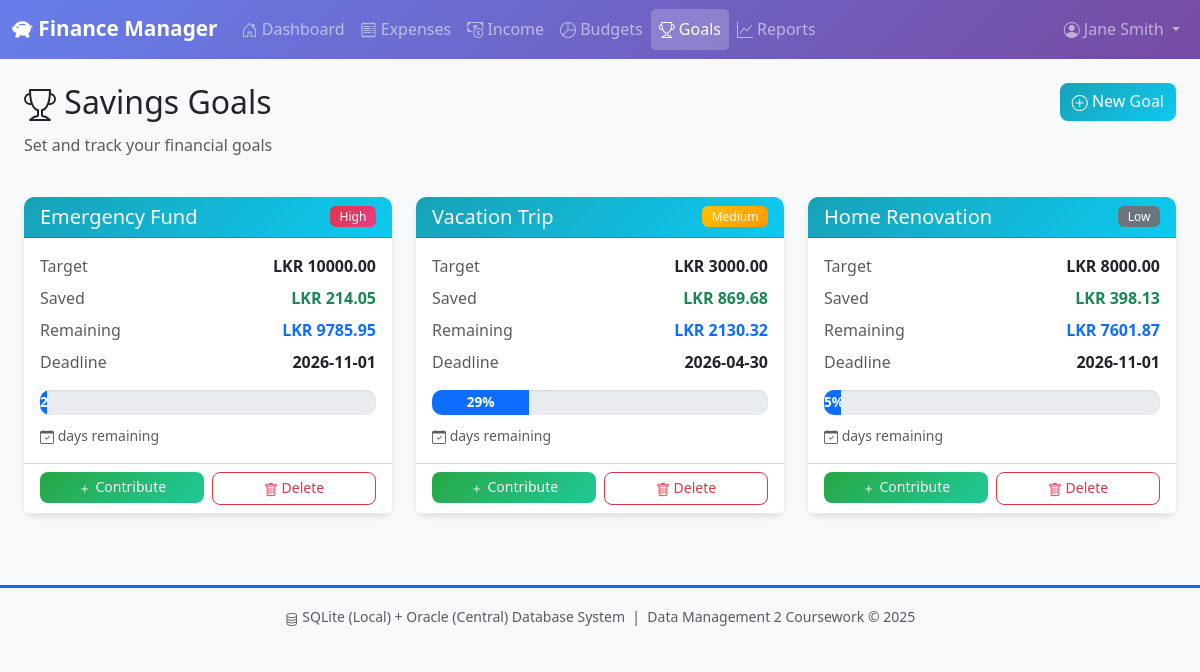
Page /goals (signed in) on the committed database.
### tables this page shows
CREATE TABLE user (
    user_id INTEGER PRIMARY KEY AUTOINCREMENT,
    username TEXT NOT NULL UNIQUE,
    email TEXT NOT NULL UNIQUE,
    full_name TEXT NOT NULL,
    created_at TEXT NOT NULL DEFAULT (datetime('now')),
    last_sync TEXT,
    CONSTRAINT chk_email CHECK (email LIKE '%@%')
);

CREATE TABLE savings_goal (
    goal_id INTEGER PRIMARY KEY AUTOINCREMENT,
    user_id INTEGER NOT NULL,
    goal_name TEXT NOT NULL,
    target_amount REAL NOT NULL CHECK (target_amount > 0),
    current_amount REAL NOT NULL DEFAULT 0 CHECK (current_amount >= 0),
    start_date TEXT NOT NULL,
    deadline TEXT NOT NULL,
    priority TEXT NOT NULL CHECK (priority IN ('High', 'Medium', 'Low')),
    status TEXT NOT NULL DEFAULT 'Active' CHECK (status IN ('Active', 'Completed', 'Cancelled')),
    created_at TEXT NOT NULL DEFAULT (datetime('now')),
    modified_at TEXT NOT NULL DEFAULT (datetime('now')),
    is_synced INTEGER NOT NULL DEFAULT 0 CHECK (is_synced IN (0, 1)),
    FOREIGN KEY (user_id) REFERENCES user(user_id) ON DELETE CASCADE,
    CONSTRAINT chk_goal_amount CHECK (current_amount <= target_amount)
);

### webapp/app.py (the view)
@app.route('/goals')
@login_required
def goals():
    db = get_sqlite_db()
    user_id = session['user_id']
    goals_list = db.execute('''
        SELECT * FROM v_savings_progress
        WHERE user_id = ?
        ORDER BY
            CASE priority WHEN 'High' THEN 1 WHEN 'Medium' THEN 2 ELSE 3 END,
            deadline
    ''', (user_id,)).fetchall()
    db.close()
    return render_template('goals.html', goals=goals_list)

### webapp/app.py (called while the page is built)
def get_sqlite_db():
    conn = sqlite3.connect(SQLITE_DB_PATH)
    conn.row_factory = sqlite3.Row
    return conn

def login_required(f):
    @wraps(f)
    def decorated_function(*args, **kwargs):
        if 'user_id' not in session:
            flash('Please log in to access this page.', 'warning')
            return redirect(url_for('login'))
        return f(*args, **kwargs)
    return decorated_function

### webapp/templates/goals.html (shortened to what this page needs)
{% extends "base.html" %}
{% block content %}
<div class="container-fluid">
    <div class="row mb-4">
        <div class="col">
            <h2><i class="bi bi-trophy"></i> Savings Goals</h2>
            <p class="text-muted">Set and track your financial goals</p>
        </div>
        <div class="col-auto">
            <button class="btn btn-info text-white" data-bs-toggle="modal" data-bs-target="#addGoalModal">
                <i class="bi bi-plus-circle"></i> New Goal
            </button>
        </div>
    </div>
    {% if goals %}
    <div class="row">
        {% for goal in goals %}
        <div class="col-md-6 col-lg-4 mb-4">
            <div class="card shadow h-100">
                <div class="card-header bg-info text-white">
                    <div class="d-flex justify-content-between align-items-center">
                        <h5 class="mb-0">{{ goal.goal_name }}</h5>
                        <span class="badge {% if goal.priority == 'High' %}bg-danger{% elif goal.priority == 'Medium' %}bg-warning{% else %}bg-secondary{% endif %}">
                            {{ goal.priority }}
                        </span>
                    </div>
                </div>
                <div class="card-body">
                    <div class="d-flex justify-content-between mb-2">
                        <span class="text-muted">Target</span>
                        <span class="fw-bold"> LKR {{ "%.2f"|format(goal.target_amount) }}</span>
                    </div>
                    <div class="d-flex justify-content-between mb-2">
                        <span class="text-muted">Saved</span>
                        <span class="fw-bold text-success"> LKR {{ "%.2f"|format(goal.current_amount) }}</span>
                    </div>
                    <div class="d-flex justify-content-between mb-2">
                        <span class="text-muted">Remaining</span>
                        <span class="fw-bold text-primary"> LKR {{ "%.2f"|format(goal.remaining_amount) }}</span>
                    </div>
                    <div class="d-flex justify-content-between mb-3">
                        <span class="text-muted">Deadline</span>
                        <span class="fw-bold">{{ goal.deadline }}</span>
                    </div>
                    <div class="progress mb-2">
                        {% set percent = goal.progress_percent %}
                        {% if percent >= 100 %}
                            <div class="progress-bar bg-success w-100-progress">Achieved!</div>
                        {% elif percent >= 75 %}
                            <div class="progress-bar bg-info" style="width: {{ percent }}%;">{{ "%.0f"|format(percent) }}%</div>
                        {% elif percent >= 50 %}
                            <div class="progress-bar bg-primary" style="width: {{ percent }}%;">{{ "%.0f"|format(percent) }}%</div>
                        {% else %}
                            <div class="progress-bar" style="width: {{ percent }}%;">{{ "%.0f"|format(percent) }}%</div>
                        {% endif %}
                    </div>
                    <small class="text-muted">
                        <i class="bi bi-calendar-check"></i>
                        {{ goal.days_remaining }} days remaining
                    </small>
                </div>
                <div class="card-footer bg-white">
                    <div class="row g-2">
                        <div class="col">
                            <button class="btn btn-sm btn-success w-100" data-bs-toggle="modal"
                                    data-bs-target="#contributeModal{{ goal.goal_id }}">
                                <i class="bi bi-plus"></i> Contribute
                            </button>
                        </div>
                        <div class="col">
                            <a href="{{ url_for('delete_goal', goal_id=goal.goal_id) }}"
                               class="btn btn-sm btn-outline-danger w-100"
                               title="Delete goal"
                               onclick="return confirm('Are you sure you want to delete this goal?');">
                                <i class="bi bi-trash"></i> Delete
                            </a>
                        </div>
                    </div>
                </div>
            </div>
        </div>
        {% endfor %}
    </div>
    {% endif %}
</div>
{% endblock %}

### webapp/templates/base.html (shortened to what this page needs)
<!DOCTYPE html>
<html lang="en">
<head>
    <link href="https://cdn.jsdelivr.net/npm/bootstrap@5.3.0/dist/css/bootstrap.min.css" rel="stylesheet">
    <link rel="stylesheet" href="https://cdn.jsdelivr.net/npm/bootstrap-icons@1.11.0/font/bootstrap-icons.css">
    <link rel="stylesheet" href="{{ url_for('static', filename='css/style.css') }}">
</head>
<body>
    <nav class="navbar navbar-expand-lg navbar-dark bg-primary">
        <div class="container-fluid">
            <a class="navbar-brand" href="{{ url_for('dashboard') }}">
                <i class="bi bi-piggy-bank-fill"></i> Finance Manager
            </a>
            <div class="collapse navbar-collapse" id="navbarNav">
                {% if session.user_id %}
                <ul class="navbar-nav me-auto">
                    <li class="nav-item">
                        <a class="nav-link {% if request.endpoint == 'dashboard' %}active{% endif %}"
                           href="{{ url_for('dashboard') }}">
                            <i class="bi bi-house-door"></i> Dashboard
                        </a>
                    </li>
                    <li class="nav-item">
                        <a class="nav-link {% if request.endpoint == 'expenses' %}active{% endif %}"
                           href="{{ url_for('expenses') }}">
                            <i class="bi bi-receipt"></i> Expenses
                        </a>
                    </li>
                    <li class="nav-item">
                        <a class="nav-link {% if request.endpoint == 'income' %}active{% endif %}"
                           href="{{ url_for('income') }}">
                            <i class="bi bi-cash-coin"></i> Income
                        </a>
                    </li>
                    <li class="nav-item">
                        <a class="nav-link {% if request.endpoint == 'budgets' %}active{% endif %}"
                           href="{{ url_for('budgets') }}">
                            <i class="bi bi-pie-chart"></i> Budgets
                        </a>
                    </li>
                    <li class="nav-item">
                        <a class="nav-link {% if request.endpoint == 'goals' %}active{% endif %}"
                           href="{{ url_for('goals') }}">
                            <i class="bi bi-trophy"></i> Goals
                        </a>
                    </li>
                    <li class="nav-item">
                        <a class="nav-link {% if request.endpoint == 'reports' %}active{% endif %}"
                           href="{{ url_for('reports') }}">
                            <i class="bi bi-graph-up"></i> Reports
                        </a>
                    </li>
                </ul>
                <ul class="navbar-nav">
                    <li class="nav-item dropdown">
                        <a class="nav-link dropdown-toggle" href="#" id="userDropdown" role="button"
                           data-bs-toggle="dropdown">
                            <i class="bi bi-person-circle"></i> {{ session.full_name }}
                        </a>
                    </li>
                </ul>
                {% endif %}
            </div>
        </div>
    </nav>
    <main class="container-fluid mt-4">
        {% block content %}{% endblock %}
    </main>
    <footer class="bg-light text-center text-muted py-3 mt-5">
        <div class="container">
            <p class="mb-0">
                <small>
                    <i class="bi bi-database"></i> SQLite (Local) + Oracle (Central) Database System
                    &nbsp;|&nbsp;
                    Data Management 2 Coursework &copy; 2025
                </small>
            </p>
        </div>
    </footer>
</body>
</html>

### webapp/static/css/style.css (style rules this page uses)
:root { --primary-color: #0d6efd; --success-color: #198754; --danger-color: #dc3545; --warning-color: #ffc107; --info-color: #0dcaf0; --dark-color: #212529; --light-bg: #f8f9fa; }
body { background-color: var(--light-bg); font-family: 'Segoe UI', Tahoma, Geneva, Verdana, sans-serif; }
.navbar-brand { font-weight: 600; font-size: 1.3rem; }
.navbar-nav .nav-link { font-weight: 500; padding: 0.5rem 1rem; transition: all 0.3s ease; }
.navbar-nav .nav-link.active { background-color: rgba(255, 255, 255, 0.2); border-radius: 5px; }
.card { border: none; border-radius: 10px; transition: transform 0.3s ease, box-shadow 0.3s ease; }
.card-header { border-radius: 10px 10px 0 0 !important; font-weight: 600; }
.btn { border-radius: 8px; font-weight: 500; transition: all 0.3s ease; }
.btn-success { background: linear-gradient(135deg, #28a745 0%, #20c997 100%); border: none; }
.btn-info { background: linear-gradient(135deg, #17a2b8 0%, #0dcaf0 100%); border: none; }
.bg-danger { background: linear-gradient(135deg, #dc3545 0%, #e83e8c 100%) !important; }
.bg-info { background: linear-gradient(135deg, #17a2b8 0%, #0dcaf0 100%) !important; }
.bg-primary { background: linear-gradient(135deg, #667eea 0%, #764ba2 100%) !important; }
.bg-warning { background: linear-gradient(135deg, #ffc107 0%, #ff9800 100%) !important; }
.progress { height: 25px; border-radius: 10px; overflow: hidden; box-shadow: inset 0 1px 2px rgba(0, 0, 0, 0.1); }
.progress-bar { font-weight: 600; font-size: 0.85rem; transition: width 0.6s ease; }
.badge { padding: 0.4em 0.8em; border-radius: 6px; font-weight: 500; }
footer { border-top: 3px solid var(--primary-color); margin-top: auto; }
.bi { vertical-align: middle; }
.card, .alert { animation: fadeIn 0.5s ease; }
.shadow { box-shadow: 0 4px 6px rgba(0, 0, 0, 0.1) !important; }
.mb-4 { margin-bottom: 1.5rem !important; }

### rows in the picture
user: full_name "Jane Smith"
savings_goal: goal_name "Emergency Fund", priority "High", target_amount "10000.00", current_amount "214.05", remaining_amount "9785.95", deadline "2026-11-01", {{ percent }} 2.14 (drawn), user "2"
savings_goal: goal_name "Vacation Trip", priority "Medium", target_amount "3000.00", current_amount "869.68", remaining_amount "2130.32", deadline "2026-04-30", {{ percent }} 28.99 (drawn), percent "29"
savings_goal: goal_name "Home Renovation", priority "Low", target_amount "8000.00", current_amount "398.13", remaining_amount "7601.87", deadline "2026-11-01", {{ percent }} 4.98 (drawn), goal_id "5"
